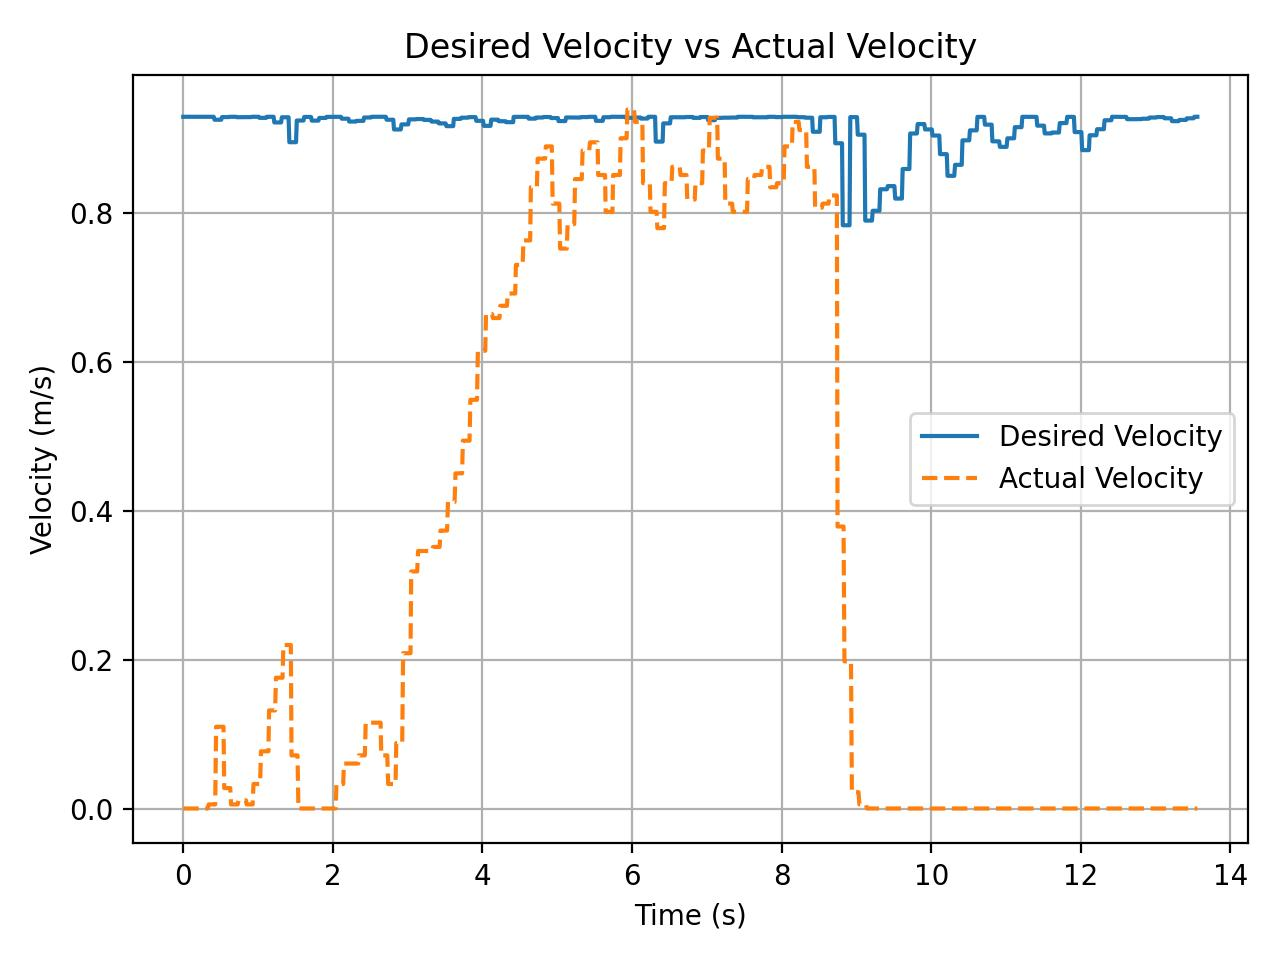

Generate this figure with Python:
import numpy as np
import matplotlib.pyplot as plt

data = np.load("vel_log.npz")

t = data["t"]
ukf = data["des_vel"]
acc = data["act_vel"]
vel_error = data["vel_error"]

# Shift time so it starts from 0
t = t - t[0]

plt.figure()
plt.plot(t, ukf, label="Desired Velocity")
plt.plot(t, acc, label="Actual Velocity", linestyle='--')
#plt.plot(t, acc_comp, label="IMU with Gyro Compensation", linestyle=':')
plt.xlabel("Time (s)")
plt.ylabel("Velocity (m/s)")
plt.legend()
plt.title("Desired Velocity vs Actual Velocity")
plt.grid(True)
plt.tight_layout()
plt.savefig("vel_plot.jpg", dpi=200)   # <-- Save to JPEG
